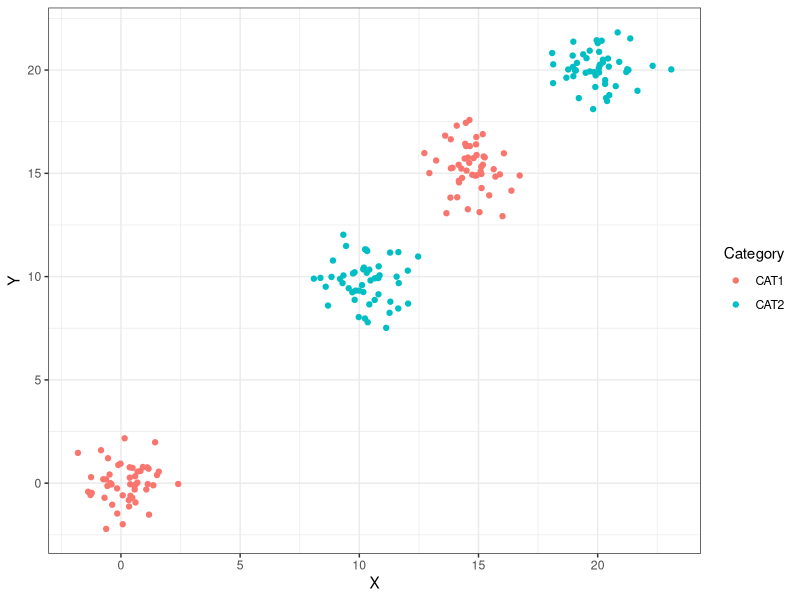

Write the R code that produced this figure.
###################################################################################################

###################################################################################################

# Author:       Felix Gutmann
# Course:       15D012 - Advanced Computational Methods
# Last update:  15.01.16
# Content:      Problemset 1 - Exercise 1

###################################################################################################
### Praeamble
###################################################################################################

### Clear workspace
#rm(list = ls())

### Load Packages 
if (!require("mvtnorm")) install.packages("mvtnorm"); library(mvtnorm)
if (!require("ggplot2")) install.packages("ggplot2"); library(ggplot2)

### Set working directory

### Initialize auxilliary function to generate mvn. data / Source: modifiaction from handout 1
mvsamp <- function(rho, sdX, sdY,n = 1,  mean=c(0,1),seed , sigmaXY=diag(2)) {
  covTerm  <- rho * sdX * sdY
  VCmatrix <- matrix(c(sdX^2, covTerm, covTerm, sdY^2), 2, 2, byrow = TRUE)
  set.seed(seed)
  draws    <- as.data.frame(rmvnorm(n, mean = mean, sigma = sigmaXY))
  colnames(draws) <- c("V1","V2")
  return(draws)
}

###################################################################################################
### Exercise 1
###################################################################################################

# Initialize function for generating dataset with four possible point clouds and two categories
genData <- function(class1 =10, class2 =10, save = TRUE, export=TRUE,
                    rho1   = 1, sdX1  = 1 , sdY1 = 1, mean1 = c(0,1), seed1 = 1, sigmaXY1 = diag(2),
                    rho2   = 1, sdX2  = 1 , sdY2 = 1, mean2 = c(0,1), seed2 = 1, sigmaXY2 = diag(2),
                    rho3   = 1, sdX3  = 1 , sdY3 = 1, mean3 = c(0,1), seed3 = 1, sigmaXY3 = diag(2),
                    rho4   = 1, sdX4  = 1 , sdY4 = 1, mean4 = c(0,1), seed4 = 1, sigmaXY4 = diag(2)
                    )
{
  # Generate data according to specified parameters
  samp      <- cbind(mvsamp(rho1, sdX1, sdY1, class1, mean1, seed1, sigmaXY1),Category="CAT1")
  diag      <- cbind(mvsamp(rho2, sdX2, sdY2, class1, mean2, seed2, sigmaXY2),Category="CAT1")
  up        <- cbind(mvsamp(rho3, sdX3, sdY3, class2, mean3, seed3, sigmaXY3),Category="CAT2")
  right     <- cbind(mvsamp(rho4, sdX4, sdY4, class2, mean4, seed4, sigmaXY4),Category="CAT2")
  # Set up data set
  sim.dat   <- as.data.frame(rbind(samp,diag,up,right))
  # OPTION 1: Save data as CSV - TRUE by default
  if(save==TRUE) 
    { 
    write.table(sim.dat, file = "dataset.csv",row.names=FALSE, na="",col.names=TRUE, sep=";") 
    }
  # OPTION 2: Save plot of generated data - TRUE by default
  if(export==TRUE)
    {
    # Save ggplot graph
      p01 <- ggplot( data = sim.dat, aes( x = V1, y = V2, colour = Category)) + 
             geom_point() +
             xlab("X") +
             ylab("Y") +
             theme_bw()
    # Export object
      ggsave(p01,file="dataPlot.pdf")
    }
  return(sim.dat)
}

# Generate some simple example dataset
exData <-genData(50, 50,TRUE,TRUE,
           1, 1, 1,  c( 0,  0),   1, diag(2),
           1, 1, 1,  c(15, 15), 100, diag(2),
           1, 1, 1,  c(10, 10), 150, diag(2),
           1, 1, 1,  c(20, 20), 200, diag(2)
           )

###################################################################################################
###### End CODE # End CODE # End CODE # End CODE # End CODE # End CODE # End CODE # End CODE ######
###################################################################################################